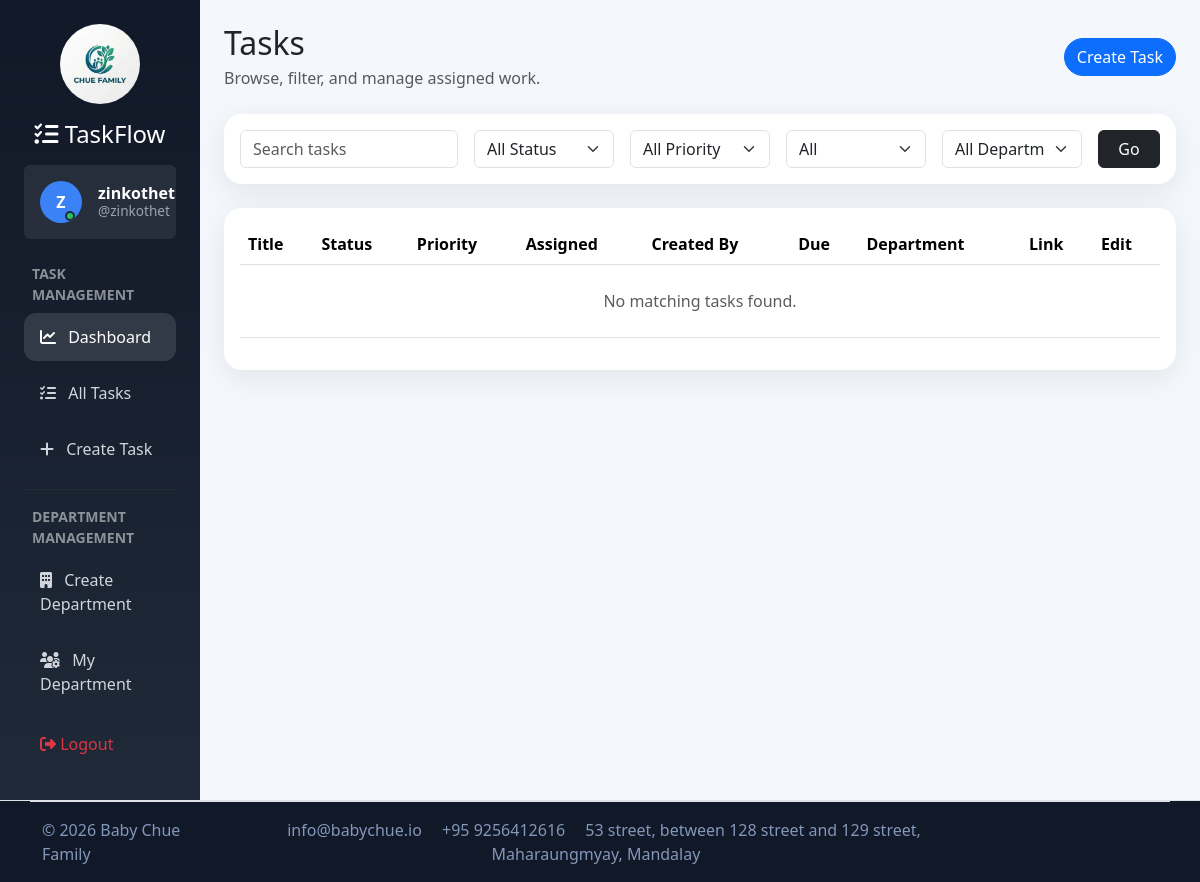
The app's page /tasks/list/ (signed in), older data.
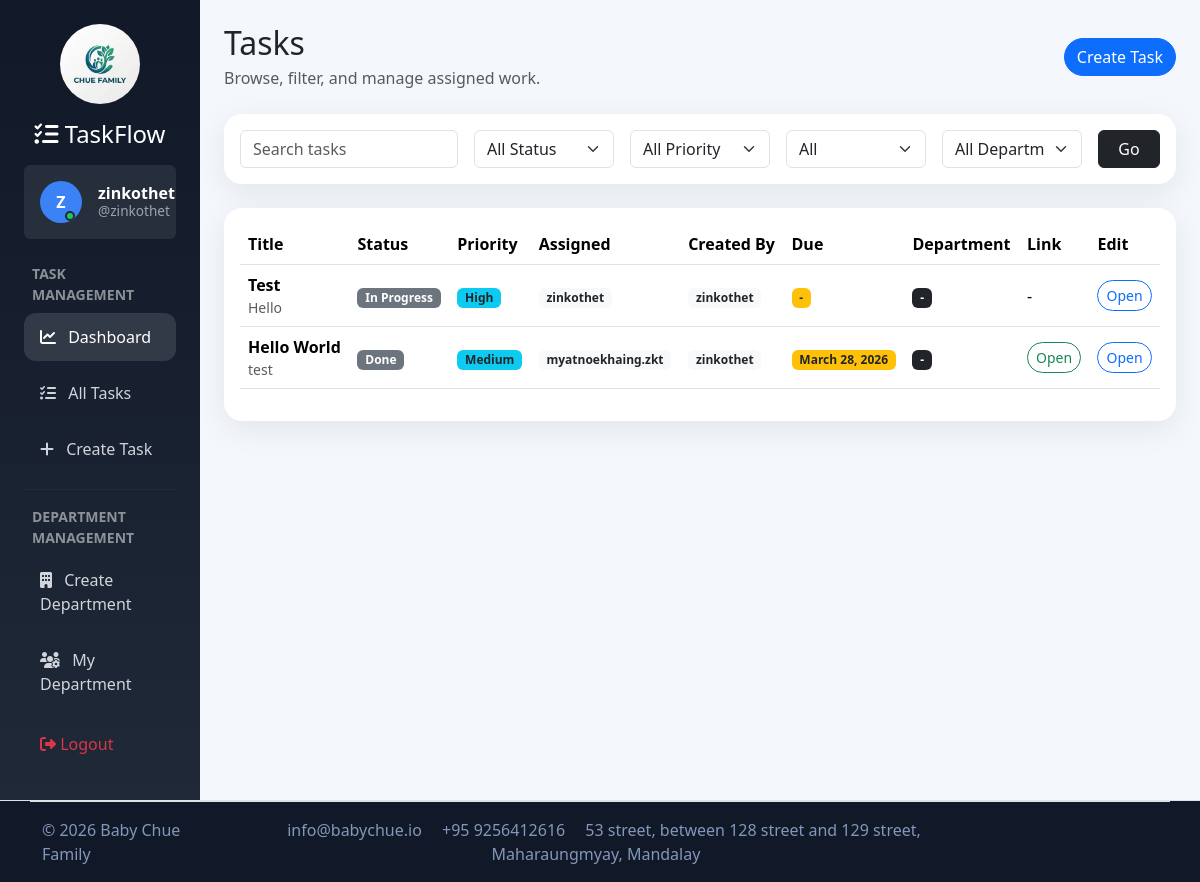
The same page, newer data.
### tasks/models.py (models this page shows, shortened)
class Task(models.Model):
    TODO =  'TODO'
    IN_PROGRESS = 'IN_PROGRESS'
    DONE = 'DONE'
    BLOCKED = 'BLOCKED'
    STATUS_CHOICES = (
        (TODO, 'To Do'),
        (IN_PROGRESS, 'In Progress'),
        (DONE, 'Done'),
        (BLOCKED, 'Blocked'),
    )
    LOW = 'LOW'
    MEDIUM = 'MEDIUM'
    HIGH = 'HIGH'
    URGENT = 'URGENT'
    PRIORITY_CHOICES = (
        (LOW, "Low"),
        (MEDIUM, "Medium"),
        (HIGH, "High"),
        (URGENT, "Urgent"),
    )
    title = models.CharField(max_length=200)
    description = models.TextField(blank=True)
    status = models.CharField(max_length=20, choices=STATUS_CHOICES, default=TODO)
    priority = models.CharField(max_length=20, choices=PRIORITY_CHOICES, default=MEDIUM)
    due_date = models.DateField(null=True, blank=True)
    attachment_link = models.URLField(null=True, blank=True, help_text='Optional link to Google Drive, OneDrive, or any external resource')
    department = models.ForeignKey(
        Department,
        on_delete=models.SET_NULL,
        null=True,
        blank=True,
        related_name="tasks",
    )
    assigned_to = models.ForeignKey(
        settings.AUTH_USER_MODEL,
        on_delete=models.SET_NULL,
        null=True,
        blank=True,
        related_name="assigned_tasks",
    )
    created_by = models.ForeignKey(
        settings.AUTH_USER_MODEL,
        on_delete=models.SET_NULL,
        null=True,
        related_name="created_tasks",
    )
    created_at = models.DateTimeField(auto_now_add=True)
    updated_at = models.DateTimeField(auto_now=True)
    class Meta:
        ordering = ['-created_at']
    def get_absolute_url(self):
        return reverse('tasks:task_detail', args=[self.pk])

### tasks/views.py (the view, shortened to what this page needs)
# urls.py: path("list/", views.task_list, name="task_list"),
@login_required
def task_list(request):
    tasks = _visible_tasks_for_user(request.user)
    keyword = (request.GET.get("q") or "").strip()
    status = (request.GET.get("status") or "").strip()
    status_aliases = {
        "progress": Task.IN_PROGRESS,
        "in-progress": Task.IN_PROGRESS,
        "in_progress": Task.IN_PROGRESS,
        "todo": Task.TODO,
        "done": Task.DONE,
        "blocked": Task.BLOCKED,
    }
    status = status_aliases.get(status.lower(), status)
    priority = (request.GET.get("priority") or "").strip()
    assignee = (request.GET.get("assignee") or request.GET.get("assigned") or "").strip()
    department = (request.GET.get("department") or "").strip()
    scope = (request.GET.get("scope") or "all").strip()
    if status:
        tasks = tasks.filter(status=status)
    if priority:
        tasks = tasks.filter(priority=priority)
    if department:
        tasks = tasks.filter(department_id=department)
    if assignee == "me":
        tasks = tasks.filter(assigned_to=request.user)
    user_department = getattr(getattr(request.user, "profile", None), "department", None)
    if scope == "department" and user_department:
        tasks = tasks.filter(department=user_department)
    if scope == "created":
        tasks = tasks.filter(created_by=request.user)
    elif scope == "assigned":
        tasks = tasks.filter(assigned_to=request.user)
    context = {
        "tasks": tasks,
        "keyword": keyword,
        "selected_status": status,
        "selected_priority": priority,
        "selected_assignee": assignee,
        "selected_department": department,
        "selected_scope": scope,
        "status_choices": Task.STATUS_CHOICES,
        "priority_choices": Task.PRIORITY_CHOICES,
        "departments": Department.objects.all().order_by("name"),
    }
    return render(request, "tasks/task_list.html", context)

### tasks/views.py (called while the page is built)
def _visible_tasks_for_user(user):
    tasks = Task.objects.select_related("assigned_to", "created_by", "department")
    if user.is_superuser:
        return tasks
    user_department = getattr(getattr(user, "profile", None), "department", None)
    visibility_filter = Q(created_by=user) | Q(assigned_to=user)
    if user_department:
        visibility_filter |= Q(department=user_department)
    return tasks.filter(visibility_filter).distinct()

### tasks/templates/tasks/task_list.html (shortened to what this page needs)
{% extends "tasks/base_tasks.html" %}
{% block content %}
<div class="d-flex justify-content-between align-items-center mb-4">
  <div>
    <h2 class="mb-1">Tasks</h2>
    <p class="text-muted mb-0">Browse, filter, and manage assigned work.</p>
  </div>
  <a href="{% url 'tasks:task_create' %}" class="btn btn-primary rounded-pill">Create Task</a>
</div>
<form method="get" class="card soft-card p-3 mb-4">
  <div class="row g-3">
    <div class="col-md-3"><input type="text" name="q" value="{{ keyword }}" class="form-control" placeholder="Search tasks"></div>
    <div class="col-md-2">
      <select name="status" class="form-select">
        <option value="">All Status</option>
      </select>
    </div>
    <div class="col-md-2">
      <select name="priority" class="form-select">
        <option value="">All Priority</option>
      </select>
    </div>
    <div class="col-md-2">
      <select name="scope" class="form-select">
        <option value="all" {% if selected_scope == 'all' %}selected{% endif %}>All</option>
      </select>
    </div>
    <div class="col-md-2">
      <select name="department" class="form-select">
        <option value="">All Departments</option>
      </select>
      </div>
    <div class="col-md-1"><button class="btn btn-dark w-100">Go</button></div>
  </div>
</form>
<div class="card soft-card p-3">
  <div class="table-responsive">
    <table class="table align-middle">
      <thead>
        <tr>
          <th>Title</th>
          <th>Status</th>
          <th>Priority</th>
          <th>Assigned</th>
          <th>Created By</th>
          <th>Due</th>
          <th>Department</th>
          <th>Link</th>
          <th>Edit</th>
        </tr>
      </thead>
      <tbody>
        {% for task in tasks %}
        <tr>
          <td>
            <div class="fw-semibold">{{ task.title }}</div>
            <div class="small text-muted">{{ task.description|truncatechars:70 }}</div>
          </td>
          <td><span class="badge bg-secondary">{{ task.get_status_display }}</span></td>
          <td><span class="badge bg-info text-dark">{{ task.get_priority_display }}</span></td>
          <td><span class="badge bg-light text-dark">{{ task.assigned_to|default:"-" }}</span></td>
          <td><span class="badge bg-light text-dark">{{ task.created_by|default:"-" }}</span></td>
          <td><span class="badge bg-warning text-dark">{{ task.due_date|default:"-" }}</span></td>
          <td><span class="badge bg-dark">{{ task.department.name|default:"-" }}</span></td>
          <td>
            {% if task.attachment_link %}
              <a href="{{ task.attachment_link }}" target="_blank" class="btn btn-sm btn-outline-success rounded-pill">Open</a>
            {% else %}
              -
            {% endif %}
          </td>
          <td><a href="{{ task.get_absolute_url }}" class="btn btn-sm btn-outline-primary rounded-pill">Open</a></td>
        </tr>
        {% empty %}
        <tr><td colspan="9" class="text-center text-muted py-4">No matching tasks found.</td></tr>
        {% endfor %}
      </tbody>
    </table>
  </div>
</div>
{% endblock %}

### tasks/templates/tasks/base_tasks.html (shortened to what this page needs)
{% load static %}
<!DOCTYPE html>
<html lang="en">
<head>
  <link href="https://cdn.jsdelivr.net/npm/bootstrap@5.3.3/dist/css/bootstrap.min.css" rel="stylesheet">
  <link href="https://cdnjs.cloudflare.com/ajax/libs/font-awesome/6.5.2/css/all.min.css" rel="stylesheet">
</head>
<body>
  <div class="container-fluid">
    <div class="row">
      <div class="col-lg-2 sidebar p-4 d-flex flex-column justify-content-between">
        <div>
          <div class="text-center mb-3">
            <img src="{% static 'images/logo.png' %}" alt="Chue Family Logo"
                style="width:80px; height:80px; object-fit:cover; border-radius:50%;">
          </div>
          <h4 class="mb-3 text-center"><i class="fa-solid fa-list-check"></i> TaskFlow</h4>
          <div class="user-card mb-4 p-3 rounded d-flex align-items-center gap-3">
            <div class="avatar-circle {% cycle 'avatar-blue' 'avatar-green' 'avatar-amber' 'avatar-purple' 'avatar-pink' %}">
              {% if user.profile.image %}
                <img src="{{ user.profile.image.url }}" alt="{{ user.username }} avatar">
              {% else %}
                {{ user.get_full_name|default:user.username|slice:":1"|upper }}
              {% endif %}
              <span class="status-dot"></span>
            </div>
            <div>
              <div class="user-name">{{ user.get_full_name|default:user.username }}</div>
              <div class="user-handle">@{{ user.username }}</div>
            </div>
          </div>
          <div class="mb-3">
            <div class="text-uppercase small fw-semibold text-white-50 mb-2 px-2">Task Management</div>
            <a href="{% url 'tasks:dashboard' %}" class="active">
              <i class="fa-solid fa-chart-line me-2"></i> Dashboard
            </a>
            <a href="{% url 'tasks:task_list' %}">
              <i class="fa-solid fa-list-check me-2"></i> All Tasks
            </a>
            <a href="{% url 'tasks:task_create' %}">
              <i class="fa-solid fa-plus me-2"></i> Create Task
            </a>
          </div>
          <hr style="border-color: rgba(255,255,255,0.12);">
          <div>
            <div class="text-uppercase small fw-semibold text-white-50 mb-2 px-2">Department Management</div>
            <a href="{% url 'tasks:department_create' %}">
              <i class="fa-solid fa-building me-2"></i> Create Department
            </a>
            <a href="{% url 'tasks:profile_department_update' %}">
              <i class="fa-solid fa-users-gear me-2"></i> My Department
            </a>
          </div>
        </div>
        <div>
          <a href="{% url 'account_logout' %}" class="text-danger">
            <i class="fa-solid fa-right-from-bracket"></i> Logout
          </a>
        </div>
      </div>
      <div class="col-lg-10 p-4">
        {% block content %}{% endblock %}
      </div>
    </div>
  </div>
  <footer class="section-footer border-top" style="background:#111827; color:#8397ba;">
    <div class="container">
      <section class="footer-bottom border-top row py-3">
        <div class="col-md-2">
          <p class="text-decoration mb-0">&copy; 2026 Baby Chue Family</p>
        </div>
        <div class="col-md-8 text-md-center">
          <span class="px-2">info@babychue.io</span>
          <span class="px-2">+95 9256412616</span>
          <span class="px-2">53 street, between 128 street and 129 street, Maharaungmyay, Mandalay</span>
        </div>
      </section>
    </div>
  </footer>
</body>
</html>

### tasks/templates/tasks/base_tasks.html (style rules this page uses)
body { background: #f4f7fb; }
.sidebar { min-height: 100vh; background: linear-gradient(180deg, #111827 0%, #1f2937 100%); color: white; }
.sidebar a { color: #d1d5db; text-decoration: none; display: block; padding: 12px 16px; border-radius: 12px; margin-bottom: 8px; }
.sidebar a:hover, .sidebar a.active { background: rgba(255,255,255,0.12); color: white; }
.soft-card { border: 0; border-radius: 18px; box-shadow: 0 8px 30px rgba(15, 23, 42, 0.08); }
.user-card { background: rgba(255,255,255,0.08); }
.avatar-circle { width: 42px; height: 42px; border-radius: 50%; display: flex; align-items: center; justify-content: center; font-weight: 700; color: white; position: relative; overflow: hidden; flex-shrink: 0; }
.avatar-blue { background: #3b82f6; }
.status-dot { width: 10px; height: 10px; border-radius: 50%; background: #22c55e; border: 2px solid #1f2937; position: absolute; right: 7px; bottom: 2px; }
.user-name { color: white; font-weight: 700; line-height: 1.2; }
.user-handle { color: #9ca3af; font-size: 0.85rem; line-height: 1.2; }

Row changes from the older to the newer data that the page shows:
added Task: title "Test", description "Hello", status "In Progress", priority "High", assigned_to "zinkothet", created_by "zinkothet", due_date "-", department.name "-"
added Task: title "Hello World", description "test", status "Done", priority "Medium", assigned_to "myatnoekhaing.zkt", created_by "zinkothet", due_date "March 28, 2026", department.name "-"
Text that changed along with them:
text no longer shown: "No matching tasks found."
